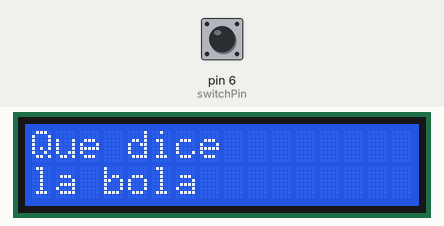
Bench run of a sketch on a simulated Arduino Uno, built with avr-gcc and run on an emulated ATmega328P. On the bench: 16×2 character LCD. The test bench sets the inputs (shaded band); at power-on: pin 6 (switchPin) LOW. Random numbers use the default seed unless the sketch sets one.

Above: at 1.2 s.
1.3 s: pin 6 (switchPin) pulled HIGH for 0.15 s
At 2.6 s:
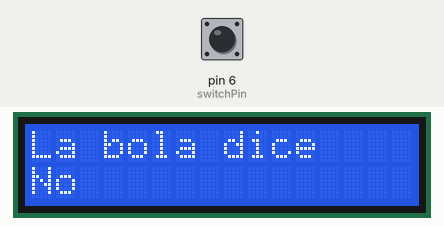
2.9 s: pin 6 (switchPin) pulled HIGH for 1 s
At 5.1 s:
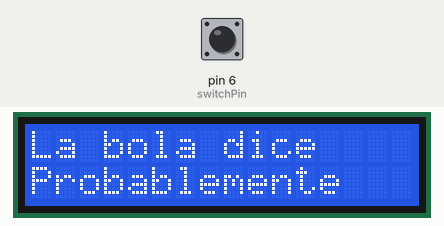
5.4 s: pin 6 (switchPin) pulsed HIGH 5 times (0.12 s each, 0.3 s apart)
At 7.7 s:
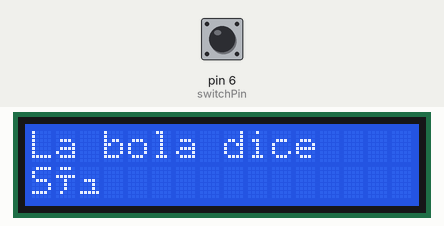
8.4 s: pin 6 (switchPin) pulled HIGH for 0.15 s
At 9.3 s:
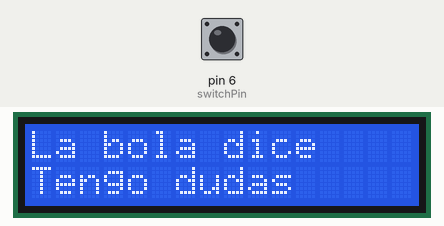
10.0 s: pin 6 (switchPin) pulled HIGH for 3.2 s
At 14.4 s:
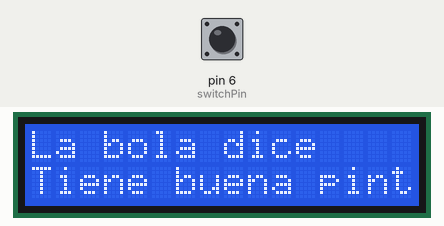
14.7 s: pin 6 (switchPin) pulled HIGH for 0.15 s
At 15.3 s:
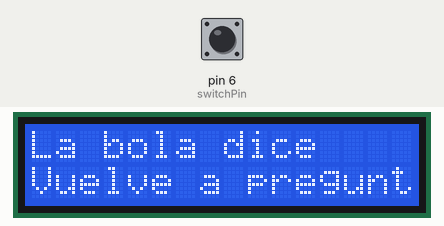
Timing chart, 0 to 17.3 s (numbered marks = the images above; inputs shaded):
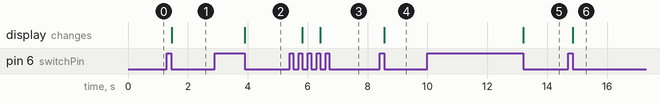

The sketch:

Bola_de_cristal.ino
```cpp
#include <LiquidCrystal.h>
LiquidCrystal lcd(12, 11, 5, 4, 3, 2);

const int switchPin= 6;
int switchState=0;
int prevSwitchState =0;
int reply;

void setup (){
  lcd.begin(16, 2);
  pinMode( switchPin, INPUT);
  lcd.print("Que dice");

  lcd.setCursor(0, 1);
  lcd.print("la bola");
}

void loop(){
  switchState= digitalRead(switchPin);

  if (switchState != prevSwitchState){
    if(switchState == LOW){
      reply = random(8);

      lcd.clear();
      lcd.setCursor(0, 0);
      lcd.print("La bola dice");
      lcd.setCursor(0,1);

      switch(reply){
        case 0:
        lcd.print("Sí");
        break;
        case 1:
        lcd.print("Probablemente");
        break;
        case 2:
        lcd.print("Desde luego");
        break;
        case 3:
        lcd.print("Tiene buena pinta");
         break;
        case 4:
        lcd.print("No estoy segura");
        break;
        case 5:
        lcd.print("Vuelve a preguntar");
         break;
        case 6:
        lcd.print("Tengo dudas");
         break;
        case 7:
        lcd.print("No");
        break;
        }
      }

  }
  prevSwitchState= switchState;
}
```

Measured:
- after the input at 1.3 s, the display: changes after 0.15 s (image 1)
- after the input at 2.9 s, the display: changes after 1.0 s (image 2)
- after the input at 5.4 s, the display: first changes after 0.43 s (image 3 shows a later state)
- after the input at 8.4 s, the display: changes after 0.16 s (image 4)
- after the input at 10.0 s, the display: changes after 3.2 s (image 5)
- after the input at 14.7 s, the display: changes after 0.16 s (image 6)
